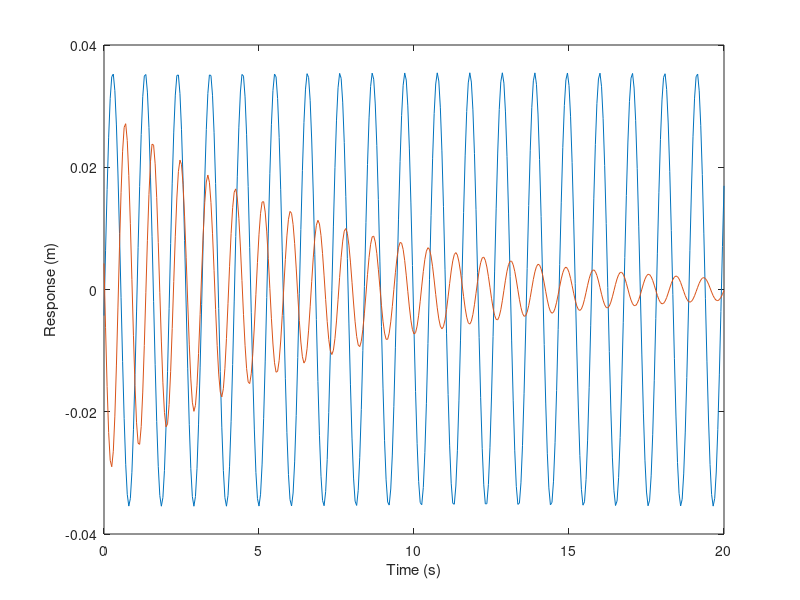
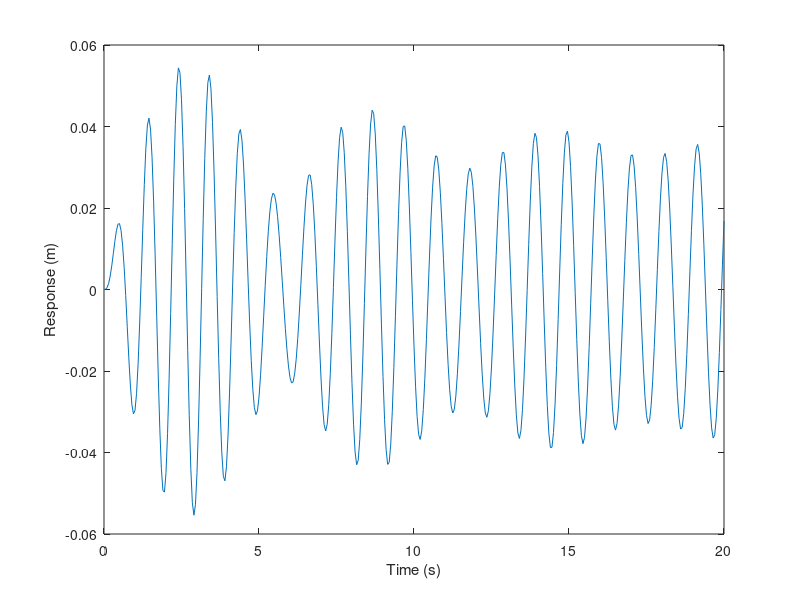

The MATLAB script that drew these images, in order:
% ここ構造モデル

% 質量m [kg]
m = 2*10^6;

% guzai: 減衰定数 c/m = 2*GUZAI*W
guzai = 0.02;

% ばね定数k [N/m]
k = 5*10^6 / (10/200);

% 固有周期系角速度（rad/s）
w = (k/m)^0.5;

% 固有周期T [s]
T = 2*pi/w;



% ここ外力 p0 * sin(wp*t)

% 外力の振幅 [N]
p0 = 1*10^6;

% 外力の角速度 [rad/s]
wp = 6;

% 外力の周期 [s]
Tp = 2*pi/wp;


% ------------------------------------------------ %

% ここ応答計算

% 固有振動形角速度比 β
beta = wp/w;


% 振幅計算の一部 G0
G0 = (p0/k)/((1.0-beta^2)^2+(2*guzai*beta)^2);

% 振幅sin成分 定常応答
G1 = G0 * (1-beta^2);

% 振幅cos成分 定常応答
G2 = G0 * (-2*guzai*beta);

% 振幅sin成分 過渡応答
G3 = G0 * beta*(2*guzai^2-1+beta^2);

% 振幅cos成分 過渡応答
G4 = G0 * 2 * guzai * beta;

% ------------------------------------------------ %


% 時刻 t
t = 0:0.05:20;

% 外力プロット p
p = p0*sin(wp*t);

% plot(t,p)
% xlabel('Time (s)')
% ylabel('External Force (N)')

% print -dpng figure04


% 定常応答成分xs
xs = G1*sin(wp*t)+G2*cos(wp*t);

% 過渡応答成分xt
xt = (G3*sin(w*t) + G4*cos(w*t)).*exp(-guzai*w*t);

plot(t, xs, t, xt);
xlabel('Time (s)')
ylabel('Response (m)')

print -dpng ./06/figure06-1

% 合成分プロット
x = xs+xt;

plot(t,x);
xlabel('Time (s)')
ylabel('Response (m)')

print -dpng ./06/figure06-2

















